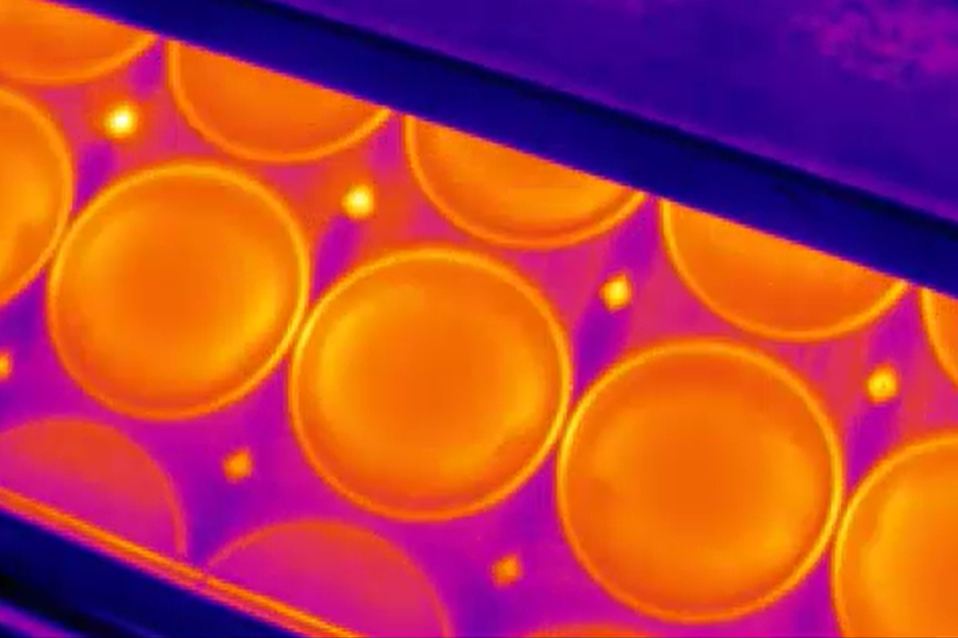
#> input picture Input/image1.png, 958 x 638 px; its folder holds only this picture in this run
$ python main.py
#> lines starting #> are read from the running program, lines starting #| are printed output that depends on the picture; after the words box and inside, x2 and y2 are one past the last pixel; in counts of white or black regions, pixels touching at a corner belong together
from os import listdir
import os
from os.path import isfile, join
import cv2
import numpy as np
import matplotlib.pyplot as plt

# Function to choose an image from a specified directory
def get_image(dir):
    # List all files in the directory
#> called with dir = 'Input'
    files = [f for f in listdir(dir) if isfile(join(dir, f))]

    # If the directory is empty, print an error and exit
    if len(files) == 0:
        print("Error: \"" + dir + "\" directory is empty")
        exit()

    # Display the list of files and prompt the user to choose one
    print("Choose file: ")
    counter = 1
    for f in files:
        print(str(counter) + " - " + str(f))
        counter += 1

    # Input the file number
    file_choose = int(input("File number: "))
#> the answer given: 1

    # If the input is invalid, exit
    if file_choose > len(files):
        print("Error: invalid file number")
        exit()

    # Return the full path to the chosen image file
    return dir + "/" + files[file_choose - 1]

# Function to smooth a contour by averaging points
def smooth_contour(contour, n):
    smoothed_contour = []
    contour_len = len(contour)

    # Iterate through the contour points to average them
    for i in range(contour_len):
        # Gather the n points around the current one, considering cyclicity
        points_to_avg = [contour[(i + j) % contour_len][0] for j in range(n)]

        # Calculate the average of these points
        avg_point = np.mean(points_to_avg, axis=0)

        # Append the averaged point to the smoothed contour list
        smoothed_contour.append(np.array([avg_point], dtype=np.int32))

    return np.array(smoothed_contour, dtype=np.int32)

# Function to resize an image while maintaining its aspect ratio
def normalize_image(image, target_width=800):
    (height, width) = image.shape[:2]

    # Calculate the aspect ratio
    aspect_ratio = width / height

    # Calculate the target height based on the new width
    target_height = int(target_width / aspect_ratio)

    # Resize the image to the target width and height
    resized_image = cv2.resize(image, (target_width, target_height))

    return resized_image, width / target_width  # Return the resized image and scale factor

# Function to scale a contour by a given scale factor
def scale_contour(contour, scale_factor):
    scaled_contour = contour * scale_factor  # Scale all points by the factor
    return scaled_contour.astype(np.int32)  # Return the scaled contour in integer type

# Function to detect circles in an image
def detect_circles(image_path):
    # Read the image and convert it to grayscale
#> called with image_path = 'Input/image1.png'
    image = cv2.imread(image_path)
#> image is the input picture: shape (638, 958, 3); mean B, G, R 64, 64.2, 182.5
    gray = cv2.cvtColor(image, cv2.COLOR_BGR2GRAY)
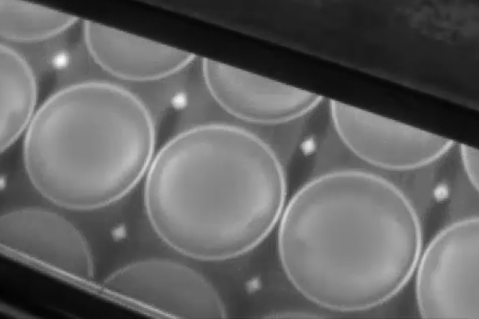
#> gray: shape (638, 958) (shown at 1/2 size); min 0, max 253, mean 99.5

    # Resize the image while keeping the aspect ratio
    resized, scale = normalize_image(gray)
#> scale = 1.2

    # Apply Gaussian blur to reduce noise
    blurred = cv2.GaussianBlur(resized, (5, 5), 0)

    # Detect edges using the Canny edge detector
    edges = cv2.Canny(blurred, 5, 50)
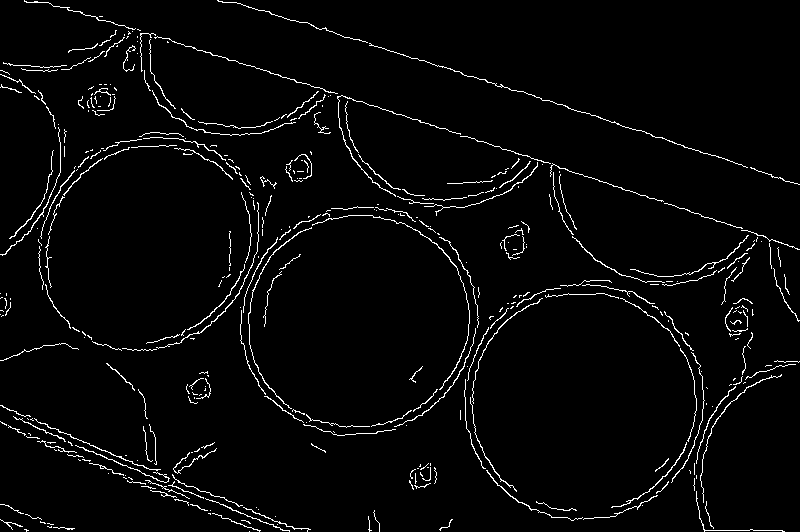
#> edges: shape (532, 800); 3.1% white in thin lines or dots

    # Apply dilation to enhance the edges
    kernel = cv2.getStructuringElement(cv2.MORPH_ELLIPSE, (12, 12))
    dilated = cv2.dilate(edges, kernel, iterations=1)
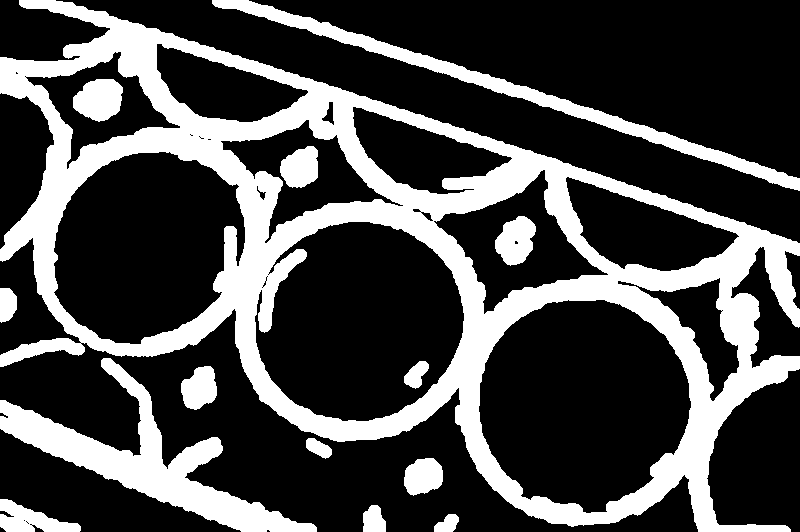
#> dilated: shape (532, 800); 28.6% white; 14 white regions

    # Find contours in the dilated image
    contours, hierarchy = cv2.findContours(dilated, cv2.RETR_TREE, cv2.CHAIN_APPROX_SIMPLE)
#> contours = 48 contours, 20 with area under 20; largest, box (x1, y1, x2, y2) and area: (0, 0, 800, 532) 232746, (478, 299, 692, 514) 34435, (254, 221, 465, 422) 31467, (53, 151, 246, 345) 27628, (0, 358, 317, 532) 11983

    # Filter out only the internal contours (those with a parent)
    internal_contours = []
    for i, h in enumerate(hierarchy[0]):
        if h[3] != -1:  # Check if it has a parent
            internal_contours.append(contours[i])
#> this loop made 48 passes
#> h on passes 1 to 8: [1, -1, -1, -1], [2, 0, -1, -1], [8, 1, 3, -1], [4, -1, -1, 2], [5, 3, -1, 2], [6, 4, -1, 2], [7, 5, -1, 2], [-1, 6, -1, 2]
#> after the loop, internal_contours = 38 contours, 20 with area under 20; largest, box (x1, y1, x2, y2) and area: (478, 299, 692, 514) 34435, (254, 221, 465, 422) 31467, (53, 151, 246, 345) 27628, (433, 169, 609, 315) 10234, (565, 176, 740, 272) 8810

    # Initialize an empty list for complete circles
    complete_circles = []

    # Process each contour
    for contour in internal_contours:
        contour = smooth_contour(contour, 50)  # Smooth the contour
        contour = scale_contour(contour, scale)  # Scale the contour
        if len(contour) > 2:
            # Calculate the area and perimeter of the contour
            area = cv2.contourArea(contour)
            perimeter = cv2.arcLength(contour, True)

            # Calculate the circularity of the contour (measure of how circular the shape is)
            circularity = 4 * np.pi * (area / (perimeter ** 2)) if perimeter > 0 else 0

            # If the circularity is close to 1, consider it a circle
            if 0.9 < circularity <= 1.1:
                complete_circles.append(contour)  # Add it to the list of circles
#> this loop made 38 passes
#> (contour_len in smooth_contour, area, perimeter, circularity) on passes 7, 10, 14, 19, 20, 23, 30, 32: (268, 43901, 763, 0.948), (168, 5187.5, 327, 0.61), (322, 40771.5, 745, 0.923), (204, 9973, 426.1, 0.69), (195, 12447.5, 416.9, 0.9), (256, 34358.5, 679.7, 0.934), (216, 11110, 439.6, 0.722), (170, 7070, 366.6, 0.661)
#> after the loop, complete_circles = 3 contours; box (x1, y1, x2, y2) and area: (581, 365, 820, 600) 43901, (311, 271, 548, 495) 40772, (70, 189, 286, 398) 34358

    # Create a copy of the original image to draw the circles on
    result_image = image.copy()
    cv2.drawContours(result_image, complete_circles, -1, (0, 0, 0), int(10*scale))  # Draw the contours
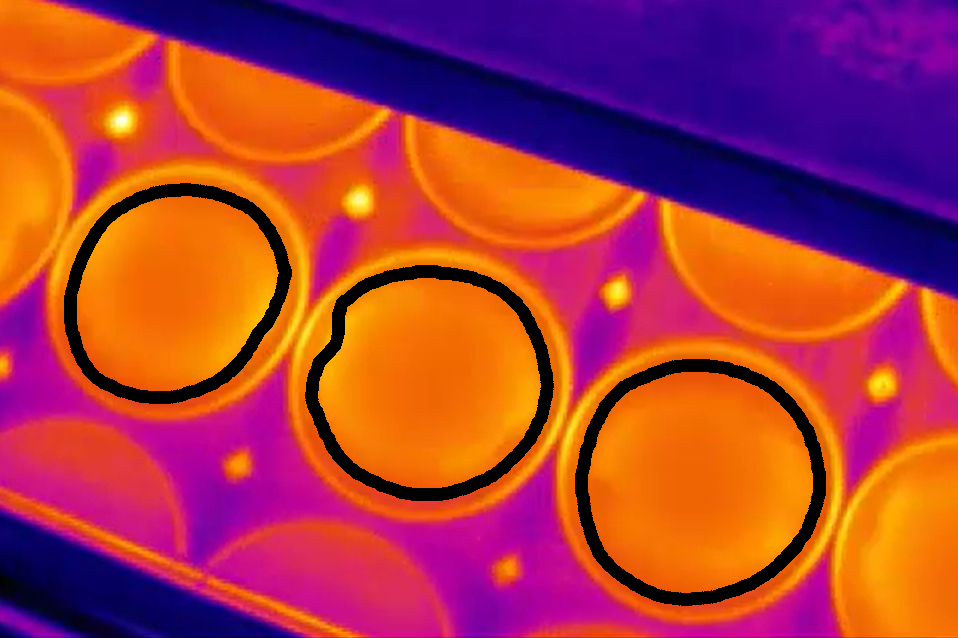
#> result_image: shape (638, 958, 3); 4.49% of pixels changed, all inside (x1, y1, x2, y2) = (64, 183, 826, 606)

    return image, result_image, len(complete_circles)  # Return the original image, result image, and the number of circles found

# Function to display the original and result images side by side
def show_result(original, result, circle_count):
    fig, axes = plt.subplots(1, 2)  # Create a subplot with two columns

    # Display the original image on the first axis
    axes[0].imshow(cv2.cvtColor(original, cv2.COLOR_BGR2RGB))
    axes[0].set_title("Oryginal image")
    axes[0].axis("off")

    # Display the result image (with detected circles) on the second axis
    axes[1].imshow(cv2.cvtColor(result, cv2.COLOR_BGR2RGB))
    axes[1].set_title(f"Detection result (circles: {circle_count})")
    axes[1].axis("off")

    plt.tight_layout()  # Adjust the layout to prevent overlap
    plt.show()  # Display the plot

# Function to save the output image (with detected circles) to a file
def save_output(result, filename):
    # Save the result image in RGB format (plt.imsave uses RGB, while OpenCV uses BGR)
    plt.imsave(filename, cv2.cvtColor(result, cv2.COLOR_BGR2RGB))

# Get the image path from the user
image_path = get_image("Input")

# Process the image to detect circles
original, result, circle_count = detect_circles(image_path)
#> circle_count = 3

# Print the number of circles detected
print(f"The number of circles: {circle_count}")
#| The number of circles: 3

# Show the results
show_result(original, result, circle_count)
#> in show_result, `plt.show()`:
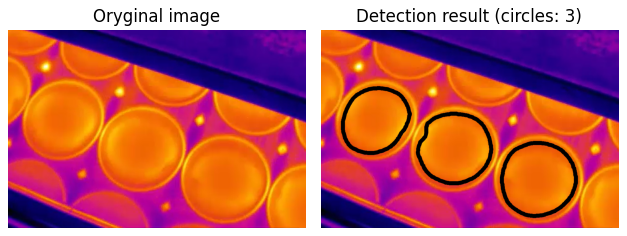
#> figure drawn by matplotlib, 2 panels

# Extract the base filename from the image path
base_filename = os.path.splitext(os.path.basename(image_path))[0]

# Save the output result image to the Output folder with a new filename
save_output(result, f"Output/{base_filename}-output.png")

$ run again, on Input/image5.png
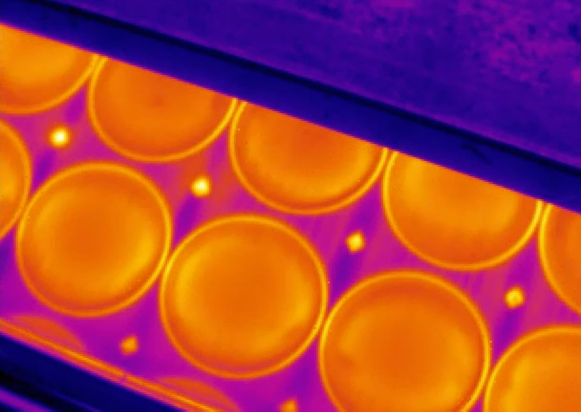
#> input picture Input/image5.png, 1162 x 823 px (shown at 1/2 size)
#> in detect_circles, image is the input picture: shape (823, 1162, 3); mean B, G, R 64.5, 65.5, 167.5
#> scale = 1.45
#> in detect_circles, `edges = cv2.Canny(blurred, 5, 50)`:
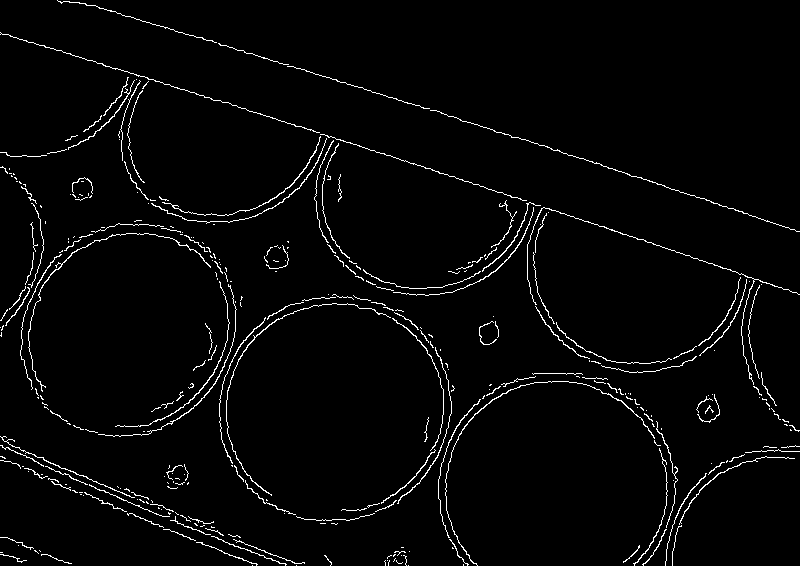
#> edges: shape (566, 800); 2.7% white in thin lines or dots
#> dilated: shape (566, 800); 24.8% white; 11 white regions
#> contours = 40 contours, 21 with area under 20; largest, box (x1, y1, x2, y2) and area: (0, 27, 800, 566) 215556, (232, 309, 439, 515) 31882, (34, 239, 224, 431) 25874, (183, 184, 600, 415) 20664, (539, 216, 734, 359) 17854
#> the loop in detect_circles, `for i, h in enumerate(hierarchy[0]):` made 40 passes
#> h on passes 1 to 8: [1, -1, -1, -1], [2, 0, -1, -1], [7, 1, 3, -1], [4, -1, -1, 2], [5, 3, -1, 2], [6, 4, -1, 2], [-1, 5, -1, 2], [8, 2, -1, -1]
#> after the loop in detect_circles, `for i, h in enumerate(hierarchy[0]):`: internal_contours = 32 contours, 21 with area under 20; largest, box (x1, y1, x2, y2) and area: (232, 309, 439, 515) 31882, (34, 239, 224, 431) 25874, (183, 184, 600, 415) 20664, (539, 216, 734, 359) 17854, (328, 147, 506, 284) 15150
#> the loop in detect_circles, `for contour in internal_contours:` made 32 passes
#> (contour_len in smooth_contour, area, perimeter, circularity) on passes 9, 12, 16, 20, 21, 23, 28, 29: (256, 58521, 878.3, 0.953), (275, 48156, 806, 0.932), (254, 31862.5, 701.6, 0.814), (455, 44821, 1313.5, 0.326), (34, 77, 35.71, 0.759), (42, 54, 32.94, 0.625), (254, 27695.5, 646.4, 0.833), (166, 13632.5, 440.8, 0.882)
#> after the loop in detect_circles, `for contour in internal_contours:`: complete_circles = 2 contours; box (x1, y1, x2, y2) and area: (344, 458, 622, 727) 58521, (61, 354, 311, 605) 48156
#> result_image: shape (823, 1162, 3); 2.57% of pixels changed, all inside (x1, y1, x2, y2) = (54, 347, 629, 734)
#> circle_count = 2
#| The number of circles: 2
#> in show_result, `plt.show()`:
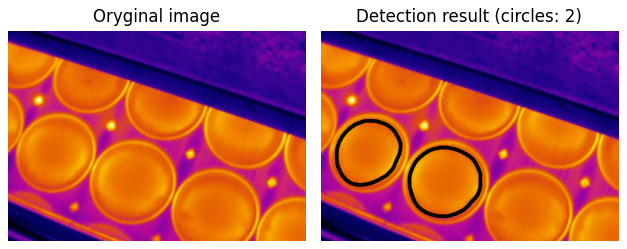
#> figure drawn by matplotlib, 2 panels

$ run again, on Input/image6.png
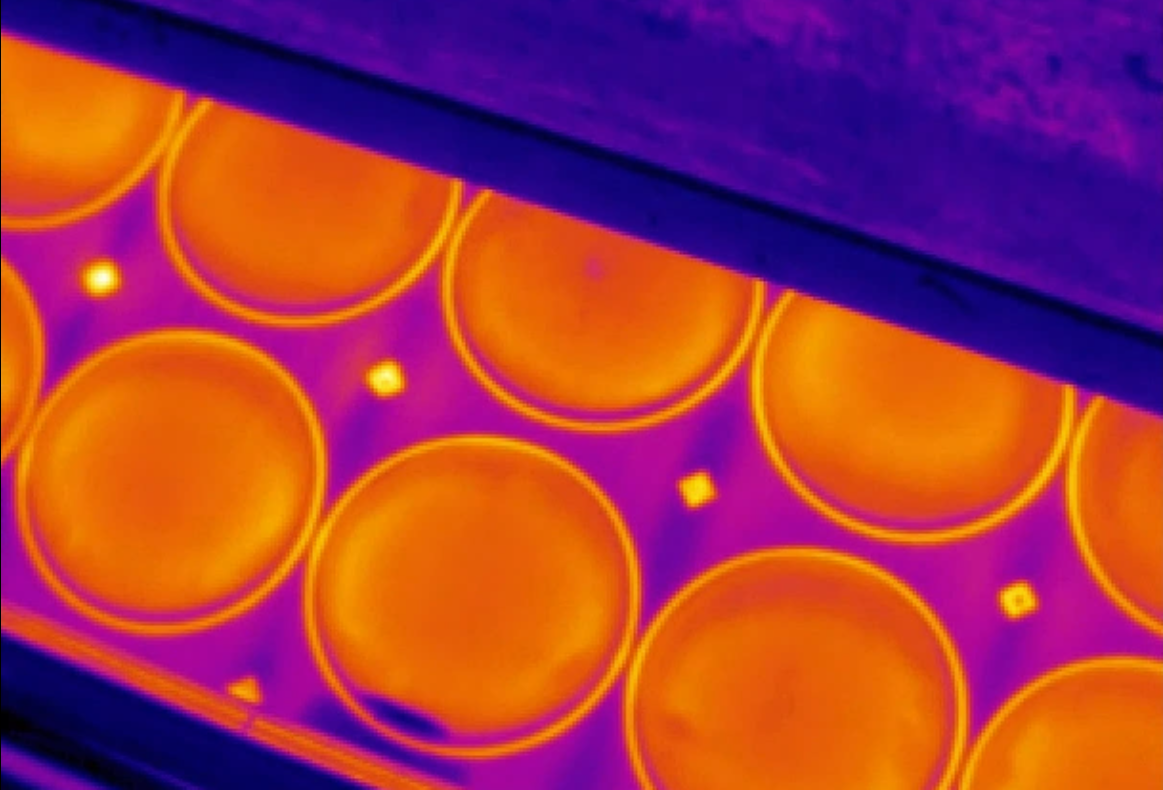
#> input picture Input/image6.png, 1163 x 790 px
#> in detect_circles, image is the input picture: shape (790, 1163, 3); mean B, G, R 71.1, 56.1, 162.7
#> scale = 1.45
#> in detect_circles, `edges = cv2.Canny(blurred, 5, 50)`:
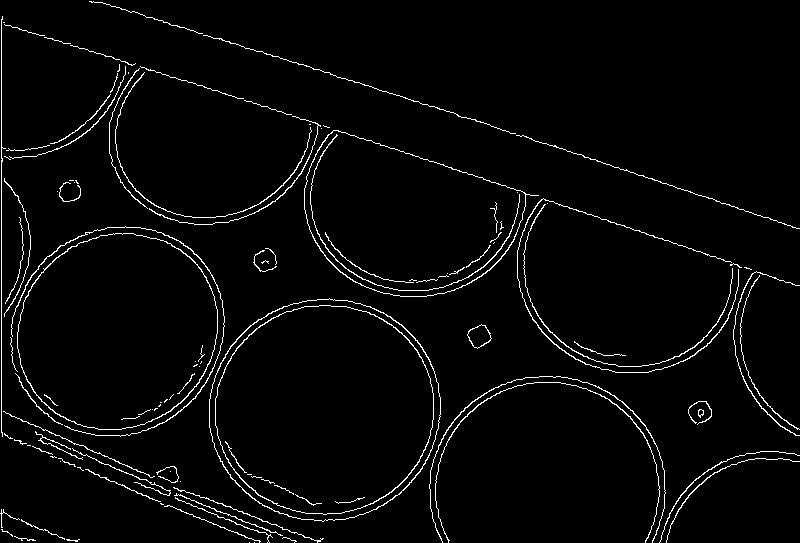
#> edges: shape (543, 800); 3% white in thin lines or dots
#> dilated: shape (543, 800); 25.6% white; 7 white regions
#> contours = 37 contours, 16 with area under 20; largest, box (x1, y1, x2, y2) and area: (0, 11, 800, 543) 217526, (221, 311, 429, 509) 30184, (23, 239, 213, 425) 25684, (530, 207, 728, 362) 20025, (316, 138, 515, 277) 17404
#> the loop in detect_circles, `for i, h in enumerate(hierarchy[0]):` made 37 passes
#> h on passes 1 to 8: [2, -1, 1, -1], [-1, -1, -1, 0], [3, 0, -1, -1], [5, 2, 4, -1], [-1, -1, -1, 3], [6, 3, -1, -1], [8, 5, 7, -1], [-1, -1, -1, 6]
#> after the loop in detect_circles, `for i, h in enumerate(hierarchy[0]):`: internal_contours = 30 contours, 16 with area under 20; largest, box (x1, y1, x2, y2) and area: (221, 311, 429, 509) 30184, (23, 239, 213, 425) 25684, (530, 207, 728, 362) 20025, (316, 138, 515, 277) 17404, (121, 76, 306, 213) 17173
#> the loop in detect_circles, `for contour in internal_contours:` made 30 passes
#> (contour_len in smooth_contour, area, perimeter, circularity) on passes 20, 22, 24, 25, 26, 27, 28, 29: (35, 22, 24.47, 0.462), (209, 9793, 498.2, 0.496), (254, 55660.5, 859.1, 0.948), (247, 47098.5, 792.8, 0.942), (271, 36536.5, 743.7, 0.83), (37, 28.5, 58.08, 0.106), (267, 31573.5, 699.5, 0.811), (236, 30579, 668.3, 0.86)
#> after the loop in detect_circles, `for contour in internal_contours:`: complete_circles = 2 contours; box (x1, y1, x2, y2) and area: (334, 460, 613, 719) 55660, (43, 354, 293, 599) 47098
#> result_image: shape (790, 1163, 3); 2.63% of pixels changed, all inside (x1, y1, x2, y2) = (36, 347, 620, 726)
#> circle_count = 2
#| The number of circles: 2
#> in show_result, `plt.show()`:
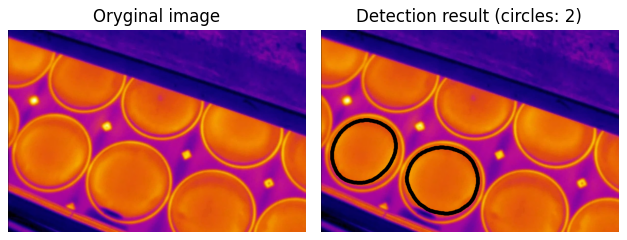
#> figure drawn by matplotlib, 2 panels
